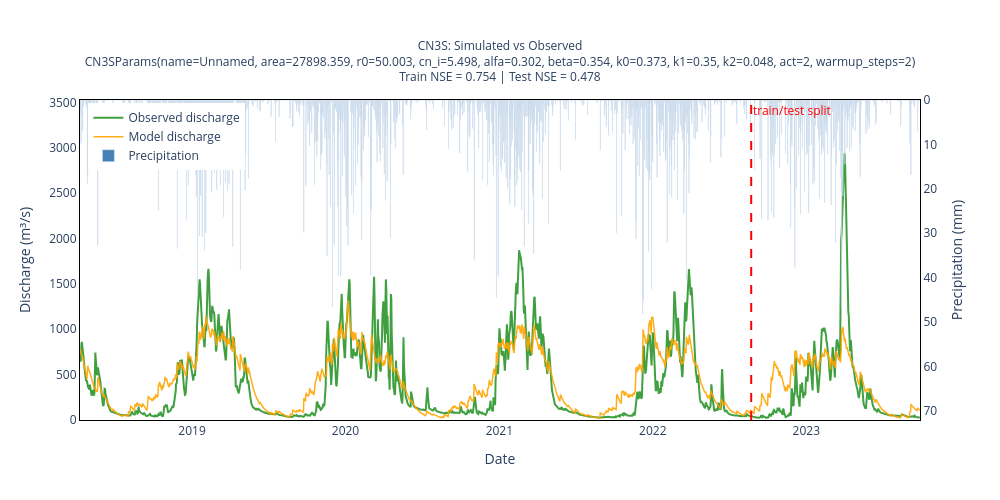

Write notebook code for a chart like this one.
### Code cell
optim.plot_step(50)

### Figure 1 — Plotly figure (JSON) as saved in the notebook; plotly's stock layout.template omitted (floating-point values rounded to 4 significant figures; data arrays with more than 128 entries replaced by an {"elided": "..."} marker saying what was removed)
{"data": [{"line": {"color": "green", "width": 2}, "name": "Observed discharge", "opacity": 0.75, "type": "scatter", "x": {"elided": "1998 str values"}, "y": {"elided": "1998 float values"}}, {"line": {"color": "orange", "width": 1.5}, "name": "Model discharge", "opacity": 0.9, "type": "scatter", "x": {"elided": "1998 str values"}, "y": {"elided": "1998 float values"}}, {"marker": {"color": "steelblue"}, "name": "Precipitation", "opacity": 1, "type": "bar", "x": {"elided": "1998 str values"}, "y": {"elided": "1998 float values"}, "yaxis": "y2"}], "layout": {"annotations": [{"font": {"color": "red"}, "showarrow": false, "text": "train/test split", "x": "2022-08-23T00:00:00", "xanchor": "left", "y": 1, "yanchor": "top", "yref": "paper"}], "height": 500, "legend": {"x": 0.01, "y": 0.99}, "plot_bgcolor": "white", "shapes": [{"line": {"color": "red", "dash": "dash"}, "type": "line", "x0": "2022-08-23T00:00:00", "x1": "2022-08-23T00:00:00", "y0": 0, "y1": 1, "yref": "paper"}], "title": {"font": {"size": 12}, "text": "CN3S: Simulated vs Observed<br>CN3SParams(name=Unnamed, area=27898.359, r0=50.003, cn_i=5.498, alfa=0.302, beta=0.354, k0=0.373, k1=0.35, k2=0.048, act=2, warmup_steps=2)<br>Train NSE = 0.754 | Test NSE = 0.478", "x": 0.5, "xanchor": "center"}, "width": 1000, "xaxis": {"linecolor": "black", "linewidth": 1, "mirror": true, "showline": true, "title": {"text": "Date"}}, "yaxis": {"linecolor": "black", "linewidth": 1, "mirror": true, "range": [0, 3526.0], "showline": true, "title": {"text": "Discharge (m³/s)"}}, "yaxis2": {"linecolor": "black", "linewidth": 1, "mirror": true, "overlaying": "y", "range": [72.1, 0], "showline": true, "side": "right", "title": {"text": "Precipitation (mm)"}}}}
